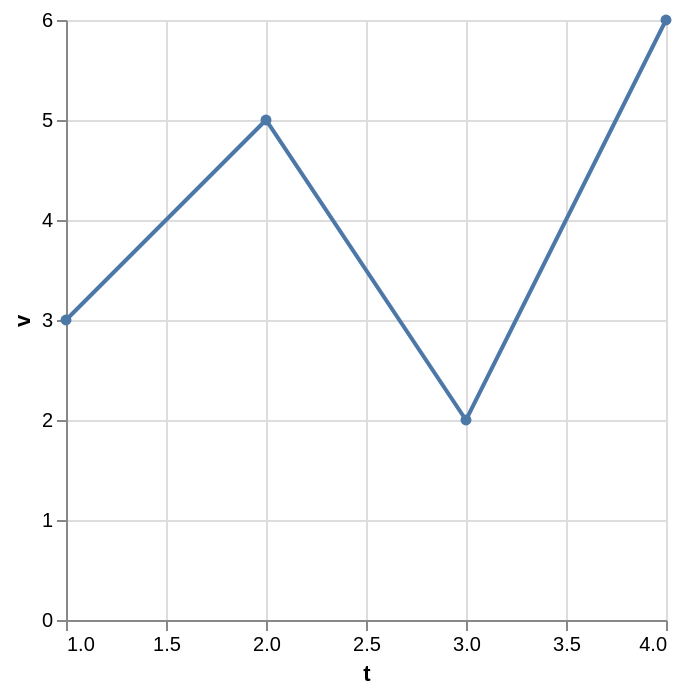

The Vega-Lite source for this figure:
### Vega-Lite specification from a JSON file in a GitHub repository (floating-point values rounded to 4 significant figures)
{"$schema": "https://vega.github.io/schema/vega-lite/v6.json", "description": "A line that also draws its own points, which upstream turns into two layers.", "data": {"values": [{"t": 1, "v": 3}, {"t": 2, "v": 5}, {"t": 3, "v": 2}, {"t": 4, "v": 6}]}, "mark": {"type": "line", "point": true}, "encoding": {"x": {"field": "t", "type": "quantitative"}, "y": {"field": "v", "type": "quantitative"}}}
